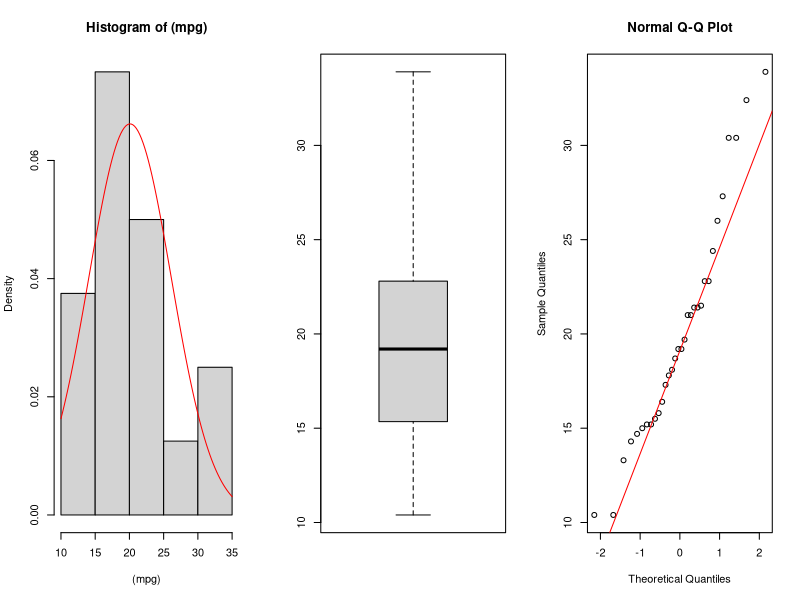

Write the R code that produced this figure.
attach(mtcars)
head(mtcars)
# normality check of variable mpg(miles per gallon)
shapiro.test(mpg)
#visualization of nomality
par(mfrow=c(1,3))
hist((mpg),prob=T)
curve(dnorm(x,mean(mpg),sd(mpg)),add=T,col='red')
boxplot(mpg)
qqnorm(mpg)
qqline(mpg,col='Red')
dev.off()


